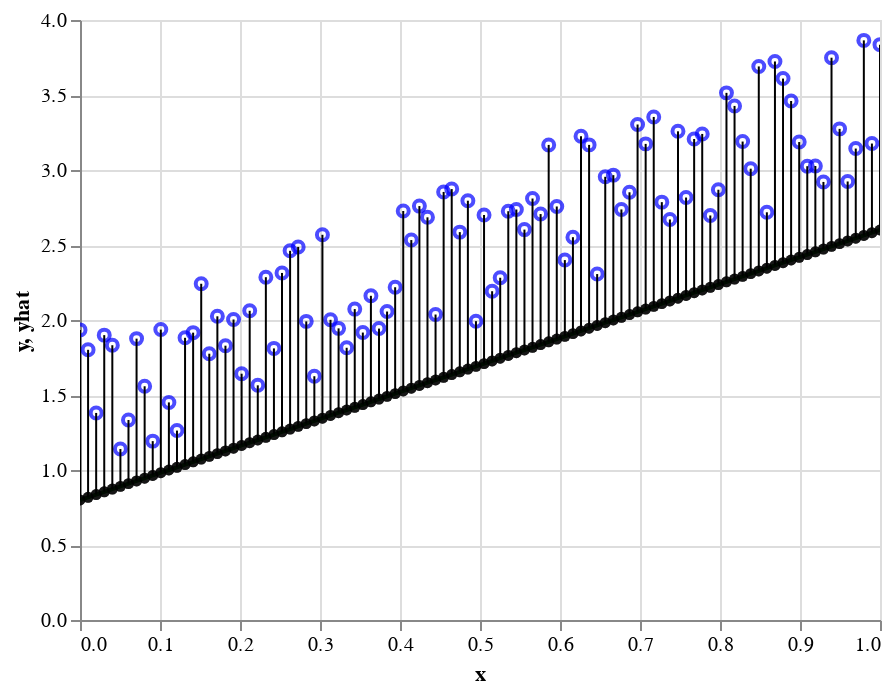

Source (notebook cell):
### Code cell
(scatter + line + point + line2).interactive()

### Figure 1 — Vega-Lite specification as saved in the notebook (floating-point values rounded to 4 significant figures; data arrays with more than 128 entries replaced by an {"elided": "..."} marker saying what was removed)
{"config": {"view": {"continuousWidth": 400, "continuousHeight": 300}}, "layer": [{"mark": {"type": "point", "color": "blue"}, "encoding": {"tooltip": [{"type": "quantitative", "field": "yhat"}, {"type": "quantitative", "field": "y"}], "x": {"type": "quantitative", "field": "x"}, "y": {"type": "quantitative", "field": "y"}}, "selection": {"selector031": {"type": "interval", "bind": "scales", "encodings": ["x", "y"]}}}, {"mark": {"type": "line", "color": "green"}, "encoding": {"x": {"type": "quantitative", "field": "x"}, "y": {"type": "quantitative", "field": "yhat"}}}, {"data": {"name": "data-e98b1837cc0a8bafaa143c1af6160f5a"}, "mark": {"type": "circle", "color": "black"}, "encoding": {"tooltip": [{"type": "quantitative", "field": "x"}], "x": {"type": "quantitative", "field": "x"}, "y": {"type": "quantitative", "field": "yhat"}}}, {"data": {"name": "data-fea4aeb4c81da1f248a413125e897656"}, "mark": {"type": "rule", "color": "black"}, "encoding": {"x": {"type": "quantitative", "field": "x"}, "y": {"type": "quantitative", "field": "y"}, "y2": {"field": "yhat"}}}], "data": {"name": "data-fea4aeb4c81da1f248a413125e897656"}, "$schema": "https://vega.github.io/schema/vega-lite/v4.8.1.json", "datasets": {"data-fea4aeb4c81da1f248a413125e897656": [{"y": 1.934, "x": 0.0, "yhat": 0.8}, {"y": 1.801, "x": 0.0101, "yhat": 0.8182}, {"y": 1.38, "x": 0.0202, "yhat": 0.8364}, {"y": 1.899, "x": 0.0303, "yhat": 0.8545}, {"y": 1.832, "x": 0.0404, "yhat": 0.8727}, {"y": 1.14, "x": 0.05051, "yhat": 0.8909}, {"y": 1.333, "x": 0.06061, "yhat": 0.9091}, {"y": 1.876, "x": 0.07071, "yhat": 0.9273}, {"y": 1.558, "x": 0.08081, "yhat": 0.9455}, {"y": 1.193, "x": 0.09091, "yhat": 0.9636}, {"y": 1.936, "x": 0.101, "yhat": 0.9818}, {"y": 1.451, "x": 0.1111, "yhat": 1.0}, {"y": 1.263, "x": 0.1212, "yhat": 1.018}, {"y": 1.881, "x": 0.1313, "yhat": 1.036}, {"y": 1.916, "x": 0.1414, "yhat": 1.055}, {"y": 2.242, "x": 0.1515, "yhat": 1.073}, {"y": 1.775, "x": 0.1616, "yhat": 1.091}, {"y": 2.025, "x": 0.1717, "yhat": 1.109}, {"y": 1.829, "x": 0.1818, "yhat": 1.127}, {"y": 2.003, "x": 0.1919, "yhat": 1.145}, {"y": 1.642, "x": 0.202, "yhat": 1.164}, {"y": 2.061, "x": 0.2121, "yhat": 1.182}, {"y": 1.565, "x": 0.2222, "yhat": 1.2}, {"y": 2.285, "x": 0.2323, "yhat": 1.218}, {"y": 1.811, "x": 0.2424, "yhat": 1.236}, {"y": 2.314, "x": 0.2525, "yhat": 1.255}, {"y": 2.461, "x": 0.2626, "yhat": 1.273}, {"y": 2.487, "x": 0.2727, "yhat": 1.291}, {"y": 1.991, "x": 0.2828, "yhat": 1.309}, {"y": 1.625, "x": 0.2929, "yhat": 1.327}, {"y": 2.568, "x": 0.303, "yhat": 1.345}, {"y": 2.001, "x": 0.3131, "yhat": 1.364}, {"y": 1.944, "x": 0.3232, "yhat": 1.382}, {"y": 1.815, "x": 0.3333, "yhat": 1.4}, {"y": 2.073, "x": 0.3434, "yhat": 1.418}, {"y": 1.916, "x": 0.3535, "yhat": 1.436}, {"y": 2.161, "x": 0.3636, "yhat": 1.455}, {"y": 1.943, "x": 0.3737, "yhat": 1.473}, {"y": 2.056, "x": 0.3838, "yhat": 1.491}, {"y": 2.218, "x": 0.3939, "yhat": 1.509}, {"y": 2.727, "x": 0.404, "yhat": 1.527}, {"y": 2.533, "x": 0.4141, "yhat": 1.545}, {"y": 2.759, "x": 0.4242, "yhat": 1.564}, {"y": 2.685, "x": 0.4343, "yhat": 1.582}, {"y": 2.037, "x": 0.4444, "yhat": 1.6}, {"y": 2.854, "x": 0.4545, "yhat": 1.618}, {"y": 2.873, "x": 0.4646, "yhat": 1.636}, {"y": 2.586, "x": 0.4747, "yhat": 1.655}, {"y": 2.795, "x": 0.4848, "yhat": 1.673}, {"y": 1.992, "x": 0.4949, "yhat": 1.691}, {"y": 2.7, "x": 0.5051, "yhat": 1.709}, {"y": 2.192, "x": 0.5152, "yhat": 1.727}, {"y": 2.282, "x": 0.5253, "yhat": 1.745}, {"y": 2.725, "x": 0.5354, "yhat": 1.764}, {"y": 2.737, "x": 0.5455, "yhat": 1.782}, {"y": 2.603, "x": 0.5556, "yhat": 1.8}, {"y": 2.81, "x": 0.5657, "yhat": 1.818}, {"y": 2.706, "x": 0.5758, "yhat": 1.836}, {"y": 3.167, "x": 0.5859, "yhat": 1.855}, {"y": 2.757, "x": 0.596, "yhat": 1.873}, {"y": 2.399, "x": 0.6061, "yhat": 1.891}, {"y": 2.552, "x": 0.6162, "yhat": 1.909}, {"y": 3.225, "x": 0.6263, "yhat": 1.927}, {"y": 3.167, "x": 0.6364, "yhat": 1.945}, {"y": 2.306, "x": 0.6465, "yhat": 1.964}, {"y": 2.955, "x": 0.6566, "yhat": 1.982}, {"y": 2.966, "x": 0.6667, "yhat": 2.0}, {"y": 2.737, "x": 0.6768, "yhat": 2.018}, {"y": 2.851, "x": 0.6869, "yhat": 2.036}, {"y": 3.303, "x": 0.697, "yhat": 2.055}, {"y": 3.174, "x": 0.7071, "yhat": 2.073}, {"y": 3.354, "x": 0.7172, "yhat": 2.091}, {"y": 2.786, "x": 0.7273, "yhat": 2.109}, {"y": 2.67, "x": 0.7374, "yhat": 2.127}, {"y": 3.258, "x": 0.7475, "yhat": 2.145}, {"y": 2.817, "x": 0.7576, "yhat": 2.164}, {"y": 3.207, "x": 0.7677, "yhat": 2.182}, {"y": 3.24, "x": 0.7778, "yhat": 2.2}, {"y": 2.697, "x": 0.7879, "yhat": 2.218}, {"y": 2.868, "x": 0.798, "yhat": 2.236}, {"y": 3.514, "x": 0.8081, "yhat": 2.255}, {"y": 3.427, "x": 0.8182, "yhat": 2.273}, {"y": 3.19, "x": 0.8283, "yhat": 2.291}, {"y": 3.009, "x": 0.8384, "yhat": 2.309}, {"y": 3.69, "x": 0.8485, "yhat": 2.327}, {"y": 2.718, "x": 0.8586, "yhat": 2.345}, {"y": 3.724, "x": 0.8687, "yhat": 2.364}, {"y": 3.61, "x": 0.8788, "yhat": 2.382}, {"y": 3.46, "x": 0.8889, "yhat": 2.4}, {"y": 3.186, "x": 0.899, "yhat": 2.418}, {"y": 3.025, "x": 0.9091, "yhat": 2.436}, {"y": 3.027, "x": 0.9192, "yhat": 2.455}, {"y": 2.92, "x": 0.9293, "yhat": 2.473}, {"y": 3.749, "x": 0.9394, "yhat": 2.491}, {"y": 3.274, "x": 0.9495, "yhat": 2.509}, {"y": 2.923, "x": 0.9596, "yhat": 2.527}, {"y": 3.143, "x": 0.9697, "yhat": 2.545}, {"y": 3.864, "x": 0.9798, "yhat": 2.564}, {"y": 3.176, "x": 0.9899, "yhat": 2.582}, {"y": 3.836, "x": 1.0, "yhat": 2.6}], "data-e98b1837cc0a8bafaa143c1af6160f5a": {"elided": "200 records"}}}
